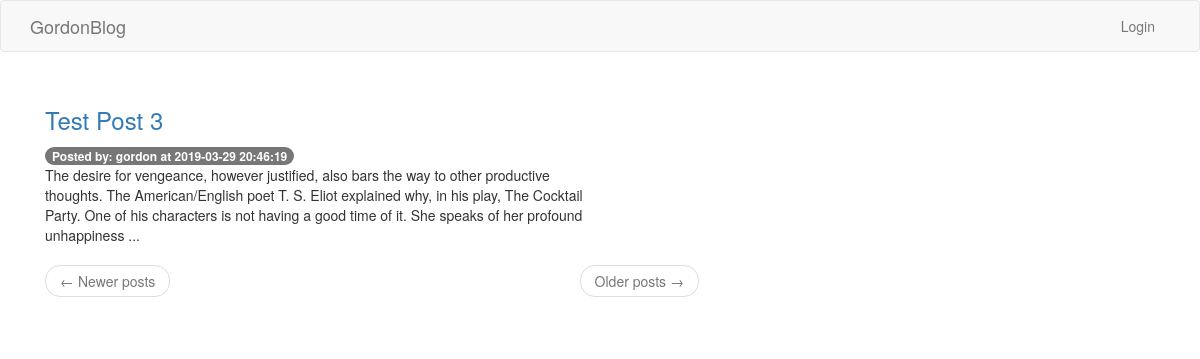
Screenshot of /index/other with the database file from the repository.
### app/models.py (models this page shows, shortened)
class Post(db.Model):
	id = db.Column(db.Integer, primary_key=True)
	title = db.Column(db.String(64), index=True, unique=True)
	body = db.Column(db.Text)
	tag_objects = db.relationship("Tag", secondary="post_tag")
	tags = association_proxy("tag_objects", "name",
								creator=lambda name: Tag(name=name))
	timestamp = db.Column(db.DateTime, index=True, default=datetime.utcnow)
	user_id = db.Column(db.Integer, db.ForeignKey('user.id'))
	"""
	@hybrid_property
	def slug(self):
		result = []
		punct_re = re.compile(r'[\t !"#$%&\'()*\-/<=>?@\[\\\]^_`{|},.]+')
		for word in punct_re.split(self.title.lower()):
			if word:
				result.append(word)
		return '-'.join(result)

	@slug.expression
	def slug(cls):
		result = []
		print(cls.title)
		punct_re = re.compile(r'[\t !"#$%&\'()*\-/<=>?@\[\\\]^_`{|},.]+')
		for word in punct_re.split(cls.title):
			if word:
				result.append(word)
		return func.lower('-'.join(result))
	"""
	@hybrid_property
	def slug(self):
		return self.title.replace(" ", "-").lower()
	@slug.expression
	def slug(cls):
		return func.lower(func.replace(cls.title, " ", "-"))

class User(UserMixin,db.Model):
	id = db.Column(db.Integer, primary_key=True)
	username = db.Column(db.String(64), index=True, unique=True)
	email = db.Column(db.String(120), index=True, unique=True)
	password_hash = db.Column(db.String(128))
	posts = db.relationship('Post', backref='author', lazy='dynamic')

### app/routes.py (the view)
@app.route('/index/<tag>')
def taggedindex(tag):
	tag = tag.replace("-"," ")
	page = request.args.get('page', 1, type=int)
	posts = Post.query.filter(Post.tags.any(Tag.name==tag)).order_by(
							Post.timestamp.desc()).paginate(page,app.config['POSTS_PER_PAGE'], False)
	next_url = url_for('index', page=posts.next_num) \
		if posts.has_next else None
	prev_url = url_for('index', page=posts.prev_num) \
		if posts.has_prev else None
	return render_template('index.html', title='Home',
						   posts=posts.items, next_url=next_url,
						   prev_url=prev_url)

### app/templates/index.html (shortened to what this page needs)
{% extends "base.html" %}
{% block content %}
	<div class = "container" style="display: flex;">
			<div class="flex-item" style="flex-grow:1;padding:15px;">
				{% for post in posts %}
				<h3>
					<a href="{{ url_for('fullpost',year=post.timestamp.year,month=post.timestamp.month,day=post.timestamp.day,slug=post.slug) }}">
					{{ post.title }}
					</a><br>
				</h3>
				<span class="badge badge-primary">
					Posted by: {{ post.author.username }} at {{ post.timestamp }}
				</span>
					{{ post.body|safe|truncate(300, True) }}
				{% endfor %}
				<nav aria-label="...">
					<ul class="pager">
						<li class="previous{% if not prev_url %} disabled{% endif %}">
							<a href="{{ prev_url or '#' }}">
								<span aria-hidden="true">&larr;</span> Newer posts
							</a>
						</li>
						<li class="next{% if not next_url %} disabled{% endif %}">
							<a href="{{ next_url or '#' }}">
								Older posts <span aria-hidden="true">&rarr;</span>
							</a>
						</li>
					</ul>
				</nav>
			</div>
			<div class = "fixed" style="width:40%;padding-top: 25px;">
	</div>
{% endblock %}

### rows the page displays
Post: title "Test Post 3", author.username "gordon", timestamp "2019-03-29 20:46:19", body "The desire for vengeance, however justified, also bars the way to other productive thoughts. The American/English poet T. S. Eliot explained why, in his play, The Cocktail Party. One of his characters is not having a good time of it. She speaks of her profound unhappiness ..."
